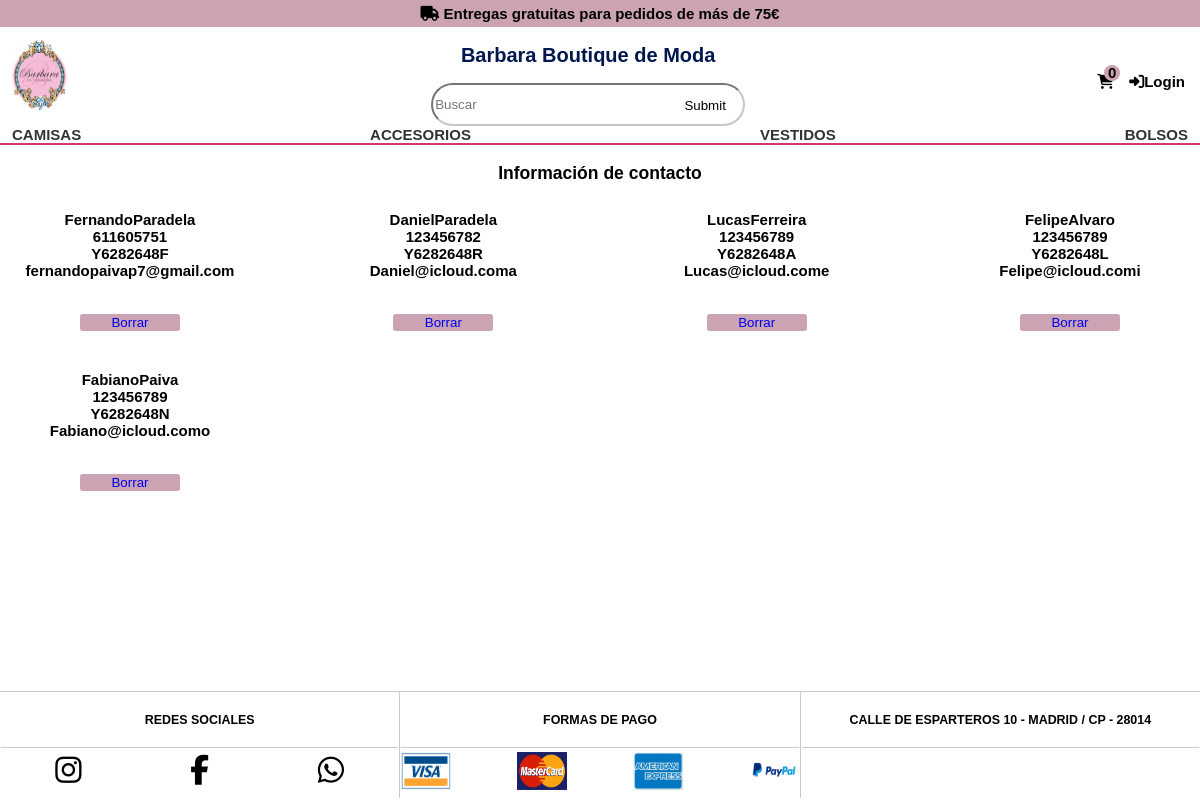
Screenshot of /php/controlador/buscarUsuarioBD.php with the database file from the repository.
### tables this page shows
CREATE TABLE `usuarios` (
  `id_usuarios` int NOT NULL AUTO_INCREMENT,
  `nombre` varchar(30) DEFAULT NULL,
  `apellidos` varchar(30) DEFAULT NULL,
  `telefono` int DEFAULT NULL,
  `documento` char(12) DEFAULT NULL,
  `email` varchar(90) DEFAULT NULL,
  `password` char(20) DEFAULT NULL,
  `admin` tinyint(1) NOT NULL DEFAULT '0',
  PRIMARY KEY (`id_usuarios`)
);

### php/controlador/buscarUsuarioBD.php (called while the page is built, shortened)
<?php
require_once(__DIR__."/../modelo/modeloMetodosUsuarios.php");
    $usuario = new modeloUsuarios();
    $datos = $usuario->buscar_All_Usuarios();
    require_once(__DIR__."/../vista/cuentasBDAdmin.php");
?>

### php/config/conexion.php (called while the page is built)
<?php
    function conectarse_parampdo($bd){
    $servername = "localhost";
    $username = "root";
    $password = "root";
    try {
        $conect = new PDO("mysql:host=$servername;dbname=$bd", $username, $password);
      $conect->setAttribute(PDO::ATTR_ERRMODE, PDO::ERRMODE_EXCEPTION);
    } catch(PDOException $e) {
        $conect->rollback();
        echo "la conexion ha fallado". $e->getMessage();
        exit;
  }
     return $conect;
  }
?>

### php/modelo/modeloMetodosUsuarios.php (called while the page is built, shortened)
<?php
require_once ("../config/conexion.php");
class modeloUsuarios {
    public function __construct() {
        $this->productoDevuelto = array();
        $this->dbh = conectarse_parampdo("formulariotienda");
    }
    public function buscar_All_Usuarios(){
        $stmt=$this->dbh-> prepare('SELECT * FROM usuarios where admin=0');
        $stmt->execute();
        $row= $stmt->fetchAll(PDO::FETCH_OBJ);
        if (!empty($row)){
            foreach ($row as $res)
        {
            $this->productoDevuelto[]=$res;
        }
            return $this->productoDevuelto;
            $this->dbh=null;
        }
    }
}
?>

### php/vista/cuentasBDAdmin.php (the view, shortened to what this page needs)
<!DOCTYPE html>
<html lang="en">
  <head>
    <link rel="stylesheet" href="../../css/estilos.css">
    <link rel="stylesheet" href="../../css/estilosEspecificos.css">
  </head>
  <body>
    <div class="container">
      <?php include ($_SERVER['DOCUMENT_ROOT']."/dashboard/TiendaOnlineTFG/php/controlador/header.php"); ?>
      <div class="contenedorGeneralInfo">
        <div class="contenedor" >
          <h3>Información de contacto</h3>
          <div class="contenedorCuentas">
            <?php
              if(isset($datos)) {
            foreach ($datos as $dato) {
              $idUsuariosBD = $dato->id_usuarios;
            ?>
            <div class="informacionesCuentasAdmin">
              <p><?php echo $dato->nombre;?><?php echo $dato->apellidos; ?></p>
              <p><?php echo $dato->telefono;?></p>
              <p><?php echo $dato->documento;?></p>
              <p><?php echo $dato->email;?></p>
              <p><button><a href="../controlador/borrarUsuariosBD.php?idUsuariosBD=<?=$idUsuariosBD?>">Borrar</a></button></p>
            </div>
            <?php
            }
              }
            ?>
          </div>
        </div>
      </div>
      <?php include ($_SERVER['DOCUMENT_ROOT']."/dashboard/TiendaOnlineTFG/php/vista/footer.php"); ?>
    </div>
  </body>
</html>

### css/estilos.css (style rules this page uses)
body { font-size: 15px; background-color: #ffffff; margin: 0; font-family: Futura, Calibri, sans-serif; font-weight: 700; }
a { text-decoration: none; }
p { margin: 0; }
.container { width: 100%; }
.contenedorGeneralInfo { min-height: calc(100vh - 272px); }
button a { text-decoration: none; }
button { background-color: #CCA3B3; width: 100px; margin: 20px auto; margin-top: 35px; border: 0; border-radius: 3px; }

### css/estilosEspecificos.css (style rules this page uses)
h3 { text-align: center; }
.contenedorCuentas { display: flex; flex-wrap: wrap; justify-content: space-between; }
.informacionesCuentasAdmin { width: 20%; display: flex; flex-direction: column; justify-content: space-between; align-items: center; padding: 10px; }

### rows the page displays
usuarios: nombre "Fernando", apellidos "Paradela", telefono "611605751", documento "Y6282648F", email "fernandopaivap7@gmail.com"
usuarios: nombre "Daniel", apellidos "Paradela", telefono "123456782", documento "Y6282648R", email "Daniel@icloud.coma"
usuarios: nombre "Lucas", apellidos "Ferreira", telefono "123456789", documento "Y6282648A", email "Lucas@icloud.come"
usuarios: nombre "Felipe", apellidos "Alvaro", telefono "123456789", documento "Y6282648L", email "Felipe@icloud.comi"
usuarios: nombre "Fabiano", apellidos "Paiva", telefono "123456789", documento "Y6282648N", email "Fabiano@icloud.como"

### other values shown
$cantidadCestaTotal "0"
